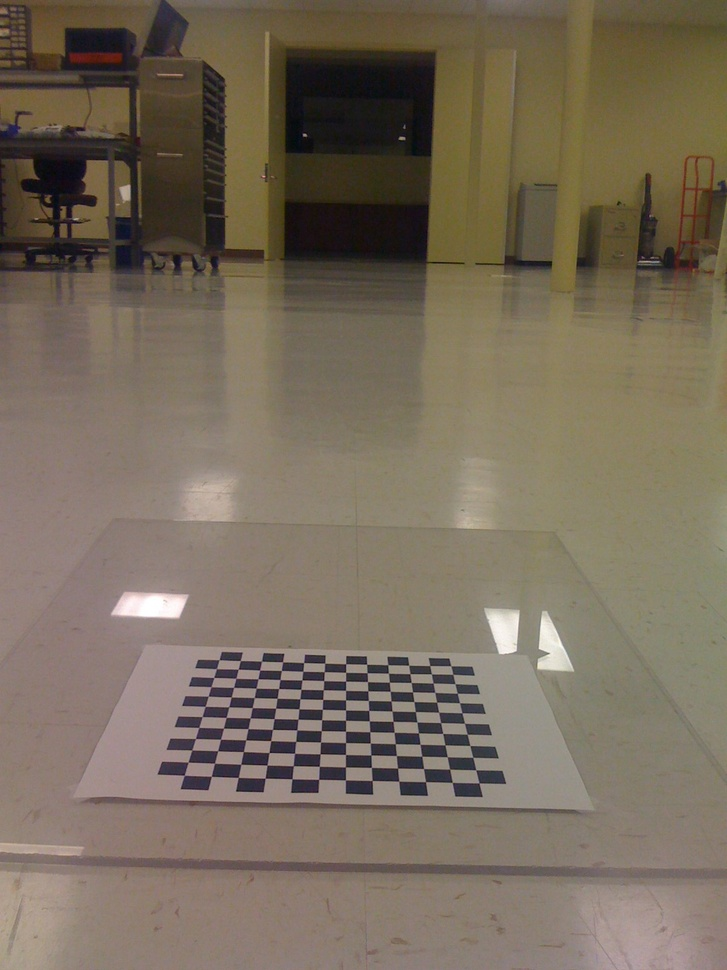
#> input picture Learning.OpenCV/birdseye/IMG_0214.jpg, 727 x 970 px, shrunk from 1200 x 1600 before the run
$ python rotate_OpenCV3.py ../../../../Learning.OpenCV/birdseye/IMG_0214.jpg   (Python 2 division)
#> lines starting #> are read from the running program, lines starting #| are printed output that depends on the picture
# -*- coding: utf-8 -*-
import cv2
import sys
#主函数
if __name__ == "__main__":
    if len(sys.argv)>1:
        image = cv2.imread(sys.argv[1],cv2.IMREAD_ANYCOLOR)
#> image is the input picture: shape (970, 727, 3); mean B, G, R 91.8, 108.2, 120.2
    else:
        print "Usage: python rotate.py image"
    #显示原图
    cv2.imshow("image",image)
    #图像旋转 ： cv2.ROTATE_180  cv2.ROTATE_90_COUNTERCLOCKWISE
    rImg = cv2.rotate(image,cv2.ROTATE_90_COUNTERCLOCKWISE)
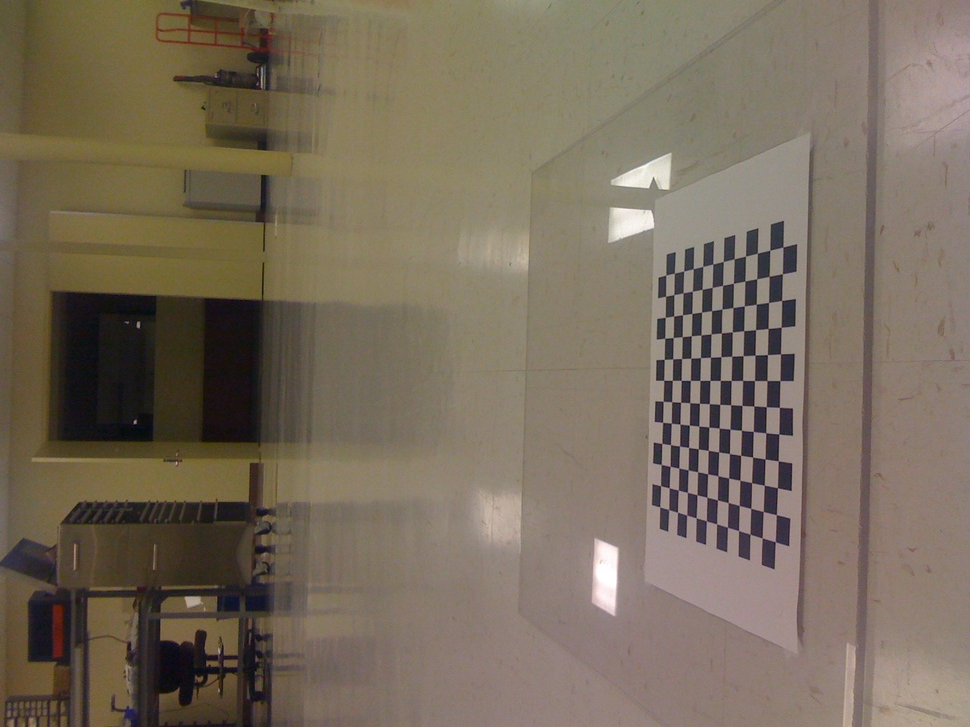
#> rImg: shape (727, 970, 3); mean B, G, R 91.8, 108.2, 120.2
    #显示旋转的结果
    cv2.imshow("rImg",rImg)
    cv2.waitKey(0)
    cv2.destroyAllWindows()


$ run again, on Learning.OpenCV/birdseye/IMG_0217.jpg
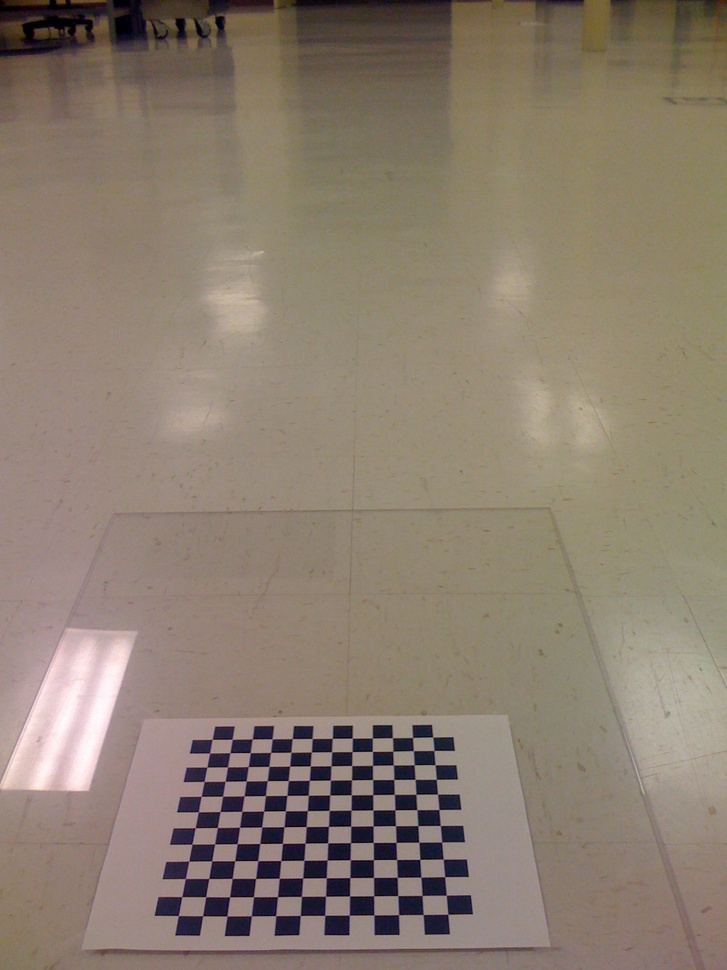
#> input picture Learning.OpenCV/birdseye/IMG_0217.jpg, 727 x 970 px, shrunk from 1200 x 1600 before the run
#> image is the input picture: shape (970, 727, 3); mean B, G, R 111.3, 125.9, 139.5
#> `rImg = cv2.rotate(image,cv2.ROTATE_90_COUNTERCLOCKWISE)`:
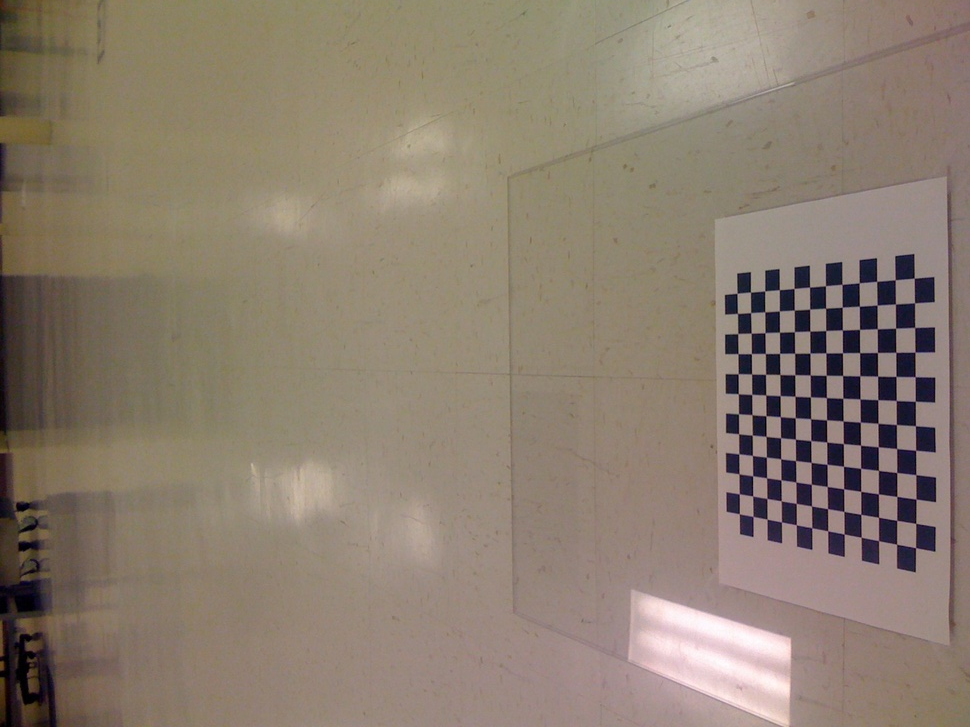
#> rImg: shape (727, 970, 3); mean B, G, R 111.3, 125.9, 139.5

$ run again, on Learning.OpenCV/birdseye/IMG_0218.jpg
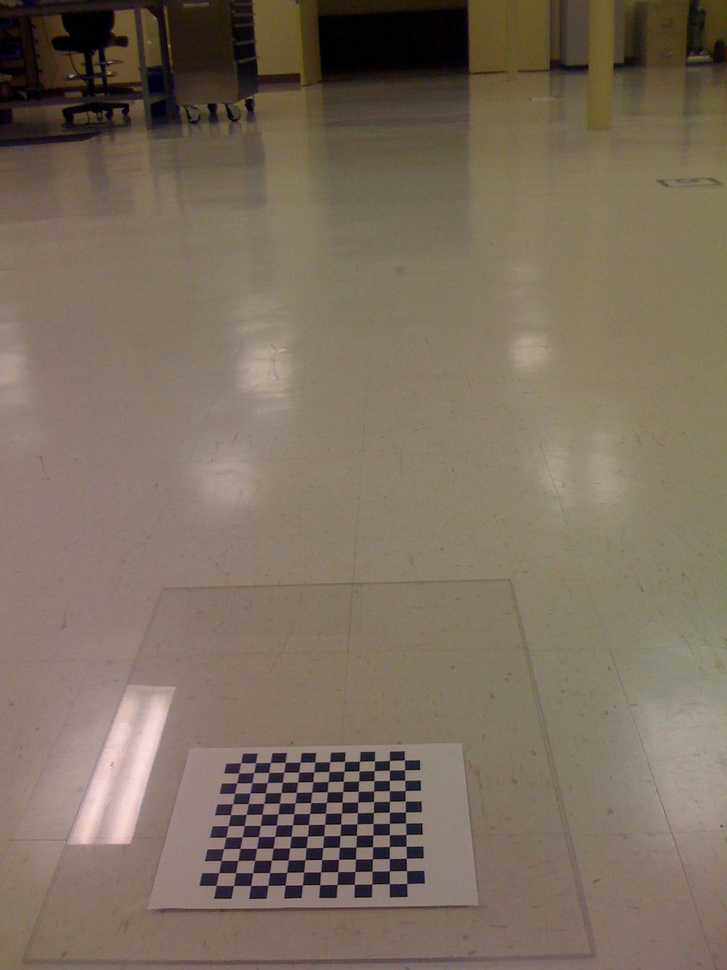
#> input picture Learning.OpenCV/birdseye/IMG_0218.jpg, 727 x 970 px, shrunk from 1200 x 1600 before the run
#> image is the input picture: shape (970, 727, 3); mean B, G, R 94, 110.5, 122.9
#> `rImg = cv2.rotate(image,cv2.ROTATE_90_COUNTERCLOCKWISE)`:
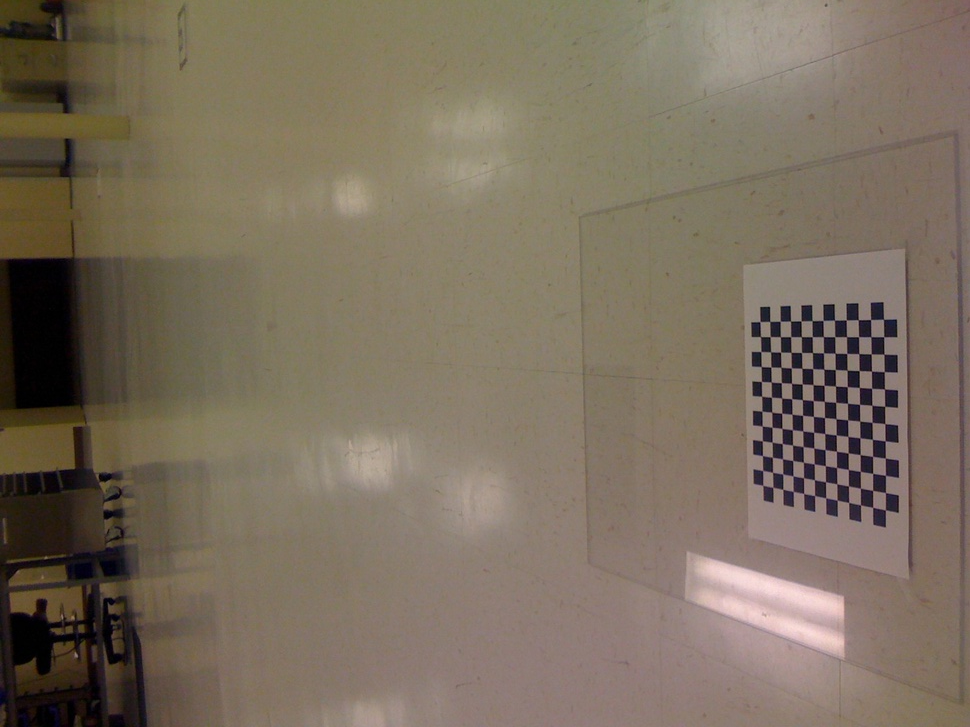
#> rImg: shape (727, 970, 3); mean B, G, R 94, 110.5, 122.9

$ run again, on Learning.OpenCV/birdseye/IMG_0219.jpg
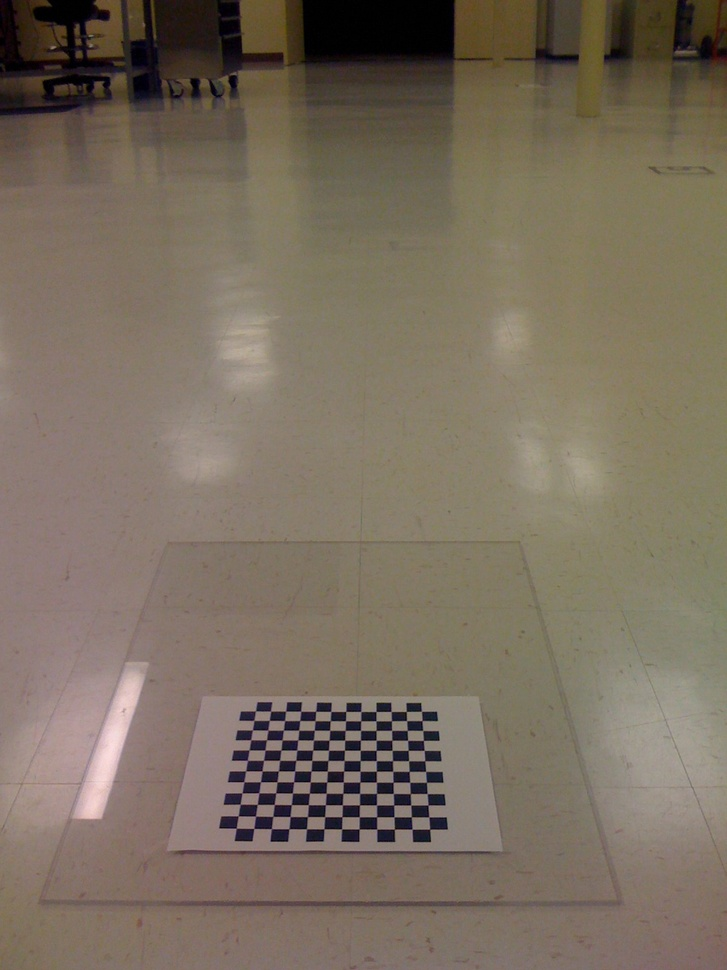
#> input picture Learning.OpenCV/birdseye/IMG_0219.jpg, 727 x 970 px, shrunk from 1200 x 1600 before the run
#> image is the input picture: shape (970, 727, 3); mean B, G, R 95.3, 110.4, 122.4
#> `rImg = cv2.rotate(image,cv2.ROTATE_90_COUNTERCLOCKWISE)`:
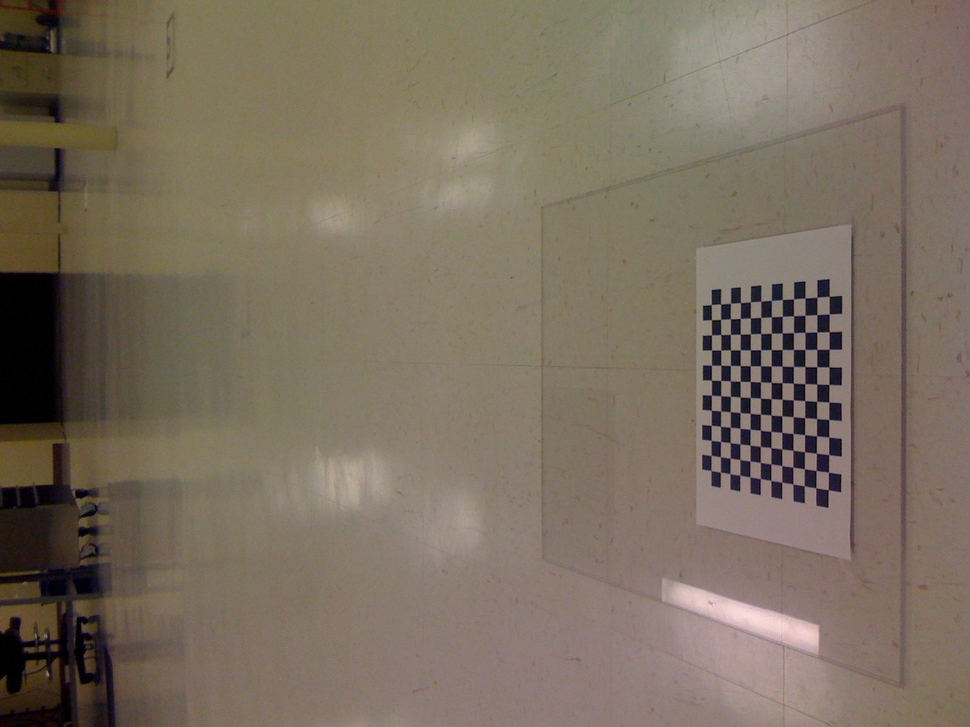
#> rImg: shape (727, 970, 3); mean B, G, R 95.3, 110.4, 122.4
